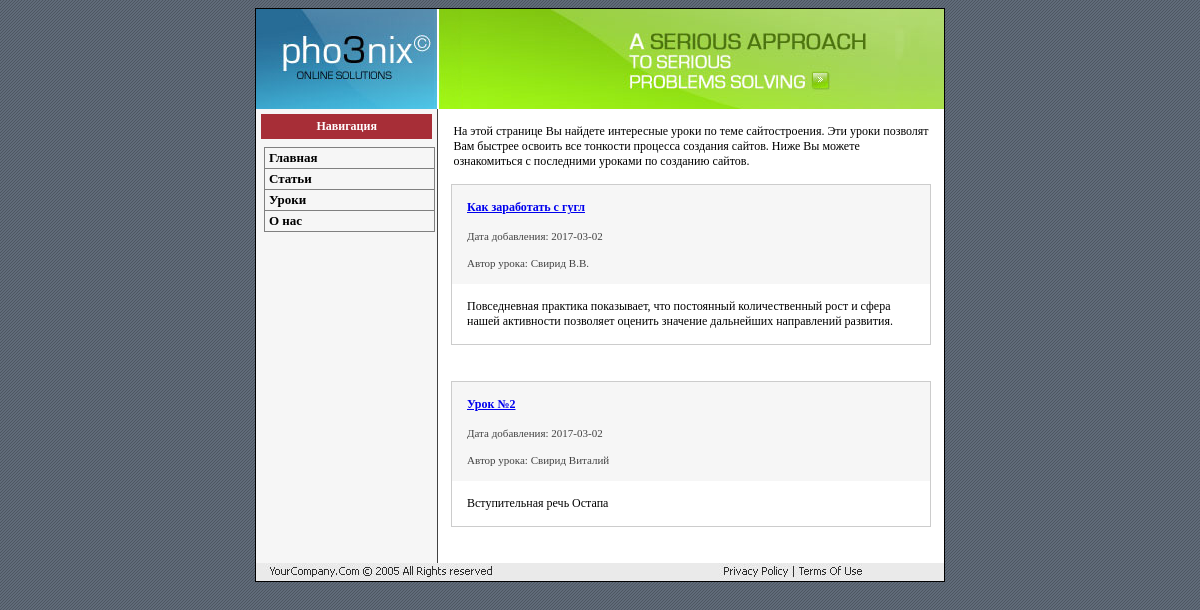
Page /lessons.php on the committed database.
### tables this page shows
CREATE TABLE `settings` (
  `id` int(1) NOT NULL,
  `page` varchar(255) NOT NULL,
  `title` varchar(255) NOT NULL,
  `meta_d` varchar(255) NOT NULL,
  `meta_k` varchar(255) NOT NULL,
  `text` text NOT NULL
);

CREATE TABLE `lessons` (
  `id` int(4) NOT NULL,
  `title` varchar(255) NOT NULL,
  `meta_d` varchar(255) NOT NULL,
  `meta_k` varchar(255) NOT NULL,
  `date` date NOT NULL,
  `description` text NOT NULL,
  `text` text NOT NULL,
  `author` varchar(255) NOT NULL
);

### lessons.php (the view, shortened to what this page needs)
<?php
    include "blocks/bd.php";
    $result = mysql_query("SELECT title,meta_d,meta_k,text FROM settings WHERE page='lessons'",$bd);
    $myrow = mysql_fetch_array($result);
?>
<!DOCTYPE html>
<head lang="ru">
      <link rel="stylesheet" type="text/css" href="style.css">
</head>
<body>
    <table class="main_border" align="center" cellpadding="0" cellspacing="0">
        <?php
            include("blocks/header.php");
        ?>
        <tr>
            <td>
              <table align="center" cellpadding="0" cellspacing="0">
         <tr>
        <?php
            include("blocks/lefttd.php");
        ?>
            <td width="508px" class="v_top">
                 <?php echo $myrow['text'];?>
                 <?php
                    $result = mysql_query('SELECT id,title,description,author,date FROM lessons',$bd);
                    $myrow = mysql_fetch_array($result);
                do{
                printf('<table align="center" class="lesson" cellpadding="0" cellspacing="0">
                    <tr>
                        <td class="lesson_title">
                            <p class="lesson_name"><a href="view_lesson.php?id=%s">%s</a></p>
                            <p class="lesson_adds">Дата добавления: %s</p>
                            <p class="lesson_adds">Автор урока: %s</p>
                        </td>
                    </tr>
                    <tr>
                        <td>
                            <p>%s</p>
                        </td>
                    </tr>
                </table><br><br>', $myrow["id"],$myrow["title"],$myrow["date"],$myrow["author"],$myrow["description"]);
                }
                while ($myrow = mysql_fetch_array($result));
                ?>
            </td>
        </tr>
        </table>
            </td>
        </tr>
        <?php
            include("blocks/footer.php");
        ?>
    </table>
</body>
</html>

### style.css (style rules this page uses)
body { background: url(img/bg.gif); }
table { background: #fff; }
.main_border { border: 1px solid #000; width: 690px; }
p { font-family: Verdana; font-size: 12px; margin: 15px; }
.v_top { vertical-align: top; }
.lesson { border: 1px solid #ccc; width: 95%; }
.lesson_title { background: #f6f6f6; }
.lesson_name { font-weight: bold; margin: 7px 15; }
.lesson_adds { font-size: 11px; margin:7px 15; color: #424242; }

### rows in the picture
settings: text "На этой странице Вы найдете интересные уроки по теме сайтостроения. Эти уроки позволят Вам быстрее освоить все тонкости процесса создания сайтов. Ниже Вы можете ознакомиться с последними уроками по созданию сайтов."
lessons: title "Как заработать с гугл", date "2017-03-02", author "Свирид В.В.", description "Повседневная практика показывает, что постоянный количественный рост и сфера нашей активности позволяет оценить значение дальнейших направлений развития."
lessons: title "Урок №2", date "2017-03-02", author "Свирид Виталий", description "Вступительная речь Остапа"
